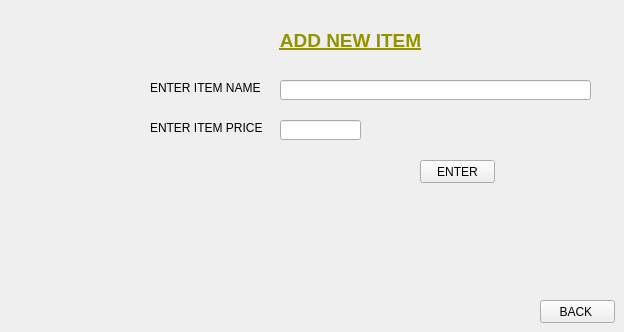
    <widget class="QWidget" name="ADD_ITEM">
     <widget class="QLabel" name="ADD_NEW_ITEM_TITLE">
      <property name="geometry">
       <rect>
        <x>190</x>
        <y>20</y>
        <width>321</width>
        <height>41</height>
       </rect>
      </property>
      <property name="text">
       <string>&lt;html&gt;&lt;head/&gt;&lt;body&gt;&lt;p align=&quot;center&quot;&gt;&lt;span style=&quot; font-size:14pt; font-weight:600; text-decoration: underline; color:#939300;&quot;&gt;ADD NEW ITEM&lt;/span&gt;&lt;/p&gt;&lt;/body&gt;&lt;/html&gt;</string>
      </property>
     </widget>
     <widget class="QLineEdit" name="ItemNameInputLine">
      <property name="geometry">
       <rect>
        <x>280</x>
        <y>80</y>
        <width>311</width>
        <height>20</height>
       </rect>
      </property>
     </widget>
     <widget class="QLabel" name="enter_item_price">
      <property name="geometry">
       <rect>
        <x>150</x>
        <y>80</y>
        <width>121</width>
        <height>16</height>
       </rect>
      </property>
      <property name="text">
       <string>ENTER ITEM NAME</string>
      </property>
     </widget>
     <widget class="QLabel" name="enterItemNameLabel">
      <property name="geometry">
       <rect>
        <x>150</x>
        <y>120</y>
        <width>121</width>
        <height>16</height>
       </rect>
      </property>
      <property name="text">
       <string>ENTER ITEM PRICE</string>
      </property>
     </widget>
     <widget class="QLineEdit" name="itemPriceInputLine">
      <property name="geometry">
       <rect>
        <x>280</x>
        <y>120</y>
        <width>81</width>
        <height>20</height>
       </rect>
      </property>
     </widget>
     <widget class="QPushButton" name="enterButtonAddItem">
      <property name="geometry">
       <rect>
        <x>420</x>
        <y>160</y>
        <width>75</width>
        <height>23</height>
       </rect>
      </property>
      <property name="text">
       <string>ENTER</string>
      </property>
     </widget>
     <widget class="QPushButton" name="backButtonForAddItem">
      <property name="geometry">
       <rect>
        <x>540</x>
        <y>300</y>
        <width>75</width>
        <height>23</height>
       </rect>
      </property>
      <property name="text">
       <string>BACK </string>
      </property>
     </widget>
    </widget>
